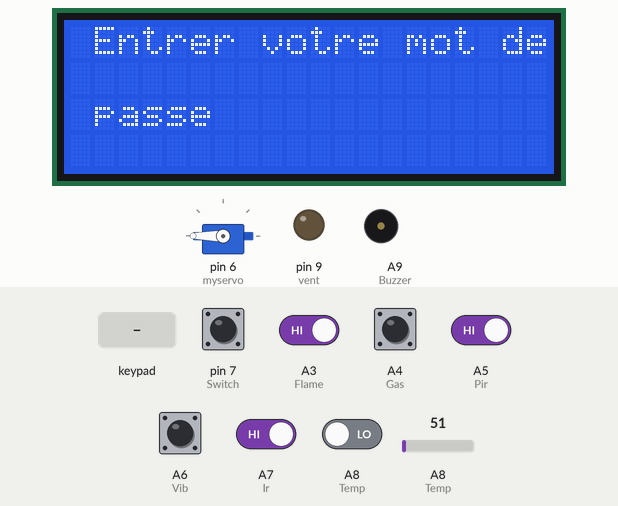
This sketch was run on a simulated Arduino Mega 2560, built with avr-gcc and run on an emulated ATmega2560. Parts: 20×4 character LCD, servo, output pins drawn as LEDs (lit = HIGH), buzzer (waves = sounding, pin HIGH). Inputs (shaded band) come from the test bench; at power-on: A3 (Flame), A4 (Gas), A5 (Pir), A6 (Vib), A7 (Ir), pin 7 (Switch) HIGH, A8 (Temp) LOW, A8 (Temp) = 51. Pins used as bus, display or sensor lines are not drawn; what the sketch prints to the serial monitor is not drawn.

Above: at 1.9 s.
2.0 s: keypad keys 1 2 3 4 # pressed 0.4 s apart
At 4.01 s:
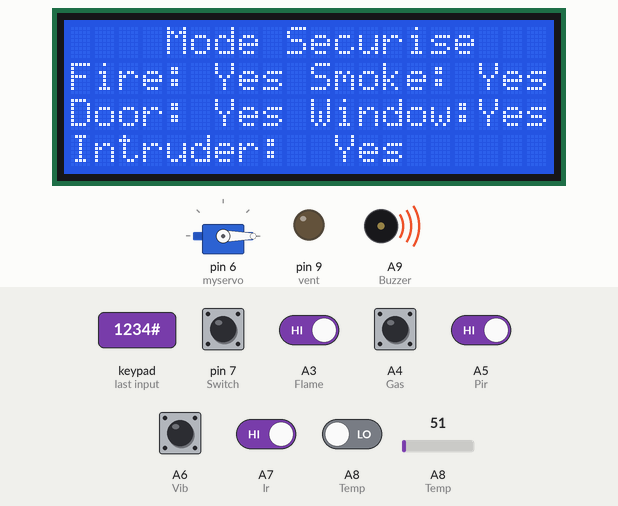
5.6 s: key '*' pressed
At 6.2 s:
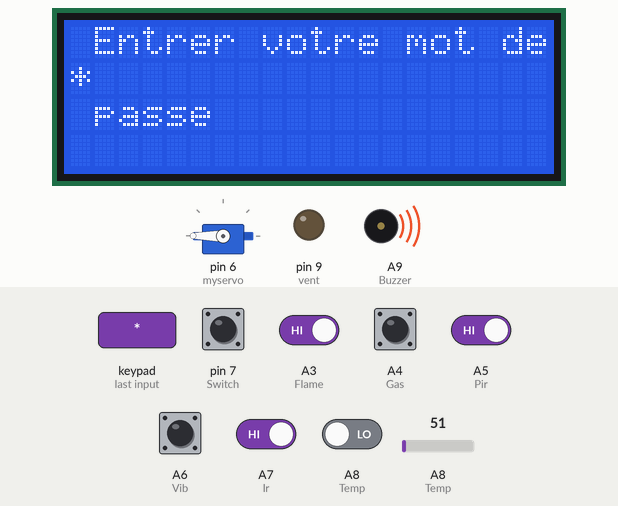
7.1 s: keypad keys 2 3 4 # pressed 0.4 s apart
At 7.73 s:
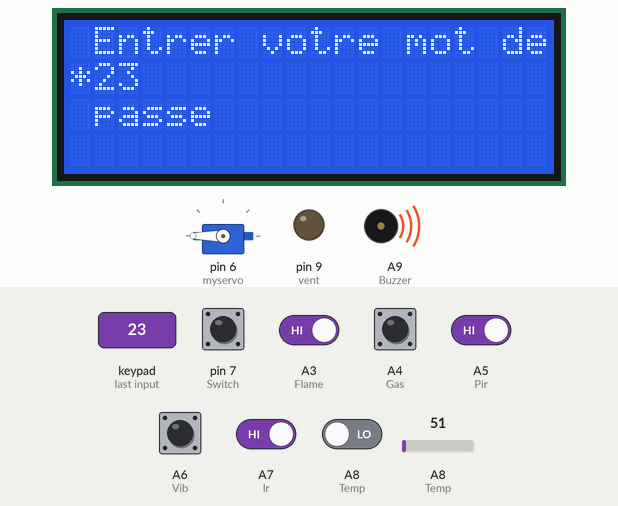
10.2 s: key '#' pressed
At 11.3 s:
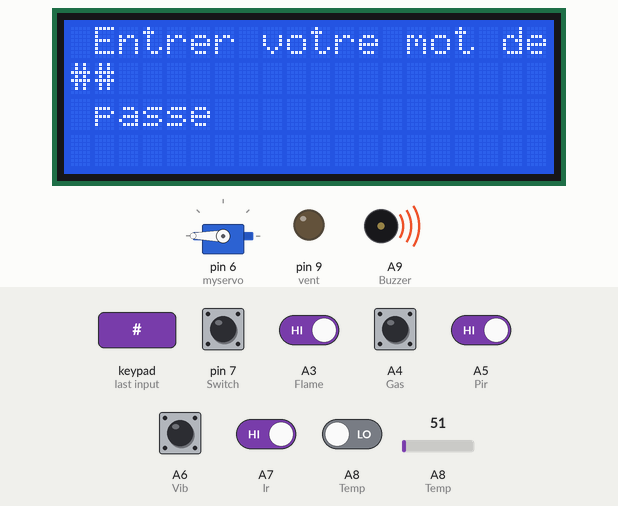
11.7 s: key '*' pressed
13.2 s: key '1' pressed
At 13.9 s:
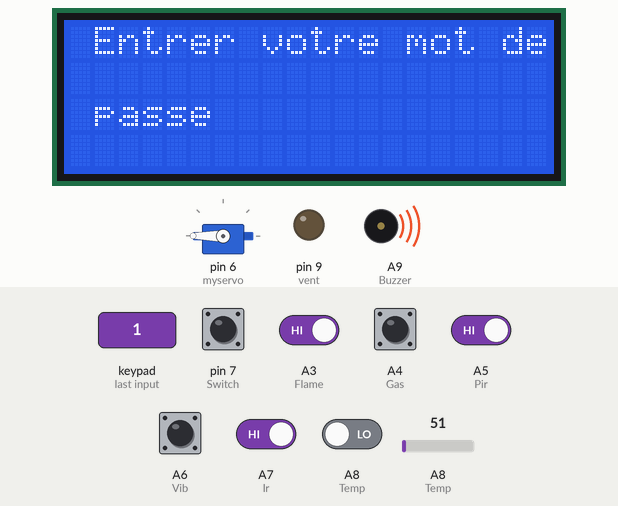
Timing chart, 0 to 15.7 s (numbered marks = the images above; inputs shaded):
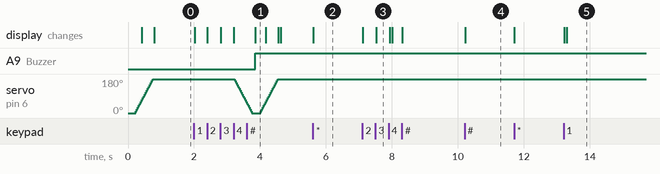

Measured:
- after the input at 2.0 s, A9 (Buzzer): LOW → HIGH after 1.9 s; the display: first changes at once (image 1 shows a later state)
- after the input at 5.6 s, the display: changes at once (image 2)
- after the input at 7.1 s, the display: first changes at once (image 3 shows a later state)
- after the input at 10.2 s, the display: changes at once (image 4)
- after the input at 13.2 s, the display: first changes at once (image 5 shows a later state)

The sketch:

micropro2.ino
```cpp
#include <Servo.h>
Servo myservo;
#include <Wire.h>
#include <Keypad.h>
#include <LiquidCrystal_I2C.h>
LiquidCrystal_I2C lcd(0x27, 20, 4);
#define Flame A3
#define Gas A4
#define Pir A5
#define Vib A6
#define Ir A7
#define Temp A8
#define vent 9
#define Buzzer A9
#define Switch 7
boolean Fire, Smoke, Intruder, Window, Door, Temperature;
boolean Mode = false;
#define Password_Lenght 5 // offre assez de place pour 6 charactère + le null
int pos = 0;    // variable pour enregistré la position du moteur
char Data[Password_Lenght];
char Master[Password_Lenght] = "1234";
byte data_count = 0, master_count = 0;
bool Pass_is_good;
char customKey;
const byte ROWS = 4;
const byte COLS = 3;
char keys[ROWS][COLS] = {
  {'1', '2', '3'},
  {'4', '5', '6'},
  {'7', '8', '9'},
  {'*', '0', '#'}
};
bool door_state = true;
byte rowPins[ROWS] = {A2, A1, A0, 8}; //connect to the row pinouts of the keypad
byte colPins[COLS] = {2, 3, 4}; //connect to the column pinouts of the keypad
Keypad customKeypad( makeKeymap(keys), rowPins, colPins, ROWS, COLS); //initialize an instance of class NewKeypad

bool aAfficherMoteur = false;
unsigned char oldTemp = 0;
 float x;

#define PIN_MUX_C 10
#define PIN_MUX_B 11
#define PIN_MUX_A 12
//////////////////////////////////////////////////////////////////////////////////SETUP////////////////
void setup()
{
  Serial.begin(9600);
  pinMode(Flame, INPUT_PULLUP);
  pinMode(Gas, INPUT_PULLUP);
  pinMode(Pir, INPUT_PULLUP);
  pinMode(Vib, INPUT_PULLUP);
  pinMode(Ir, INPUT_PULLUP);
  pinMode(Switch, INPUT_PULLUP);
  pinMode(Temp, INPUT);
  pinMode(vent, OUTPUT);
  pinMode(Buzzer, OUTPUT);
  lcd.init();
  lcd.backlight();
  pinMode(Buzzer, OUTPUT);
  lcd.setCursor(0, 1);
  lcd.print("SYSTEME DE SECURITE");
  lcd.setCursor(0, 2);
  lcd.print(" INTELLIGENTE ");
  lcd.setCursor(6, 3);
  lcd.print("ARDUINO MEGA");
  delay(100);
  lcd.clear();
  myservo.attach(6);
  ServoClose();

  setOut(PIN_MUX_C);
  setOut(PIN_MUX_B);
  setOut(PIN_MUX_A);
  desactive(PIN_MUX_A);
  desactive(PIN_MUX_B);
  desactive(PIN_MUX_C);
}
/////////////////////////////////////LOOP/////////////////////////////////////////////LOOP////////////////
void loop()
{
  gererMUX();
  if (door_state == 0)
  {
    x = analogRead(Temp);
    gererVentilateur();
    Fire = digitalRead(Flame);
    Smoke = digitalRead(Gas);
    Intruder = digitalRead(Pir);
    Window = digitalRead(Vib);
    Door = digitalRead(Ir);
    Mode = digitalRead(Switch);
    Temperature = digitalRead(Temp);
    SensorDisplay();
    SensorValues();
    if (Mode == false) // Mode normal
    {
      lcd.setCursor(4, 0);
      lcd.print("Mode Normal");
      if ((Fire == HIGH) || (Smoke == HIGH))
      {
        digitalWrite(Buzzer, HIGH);
      }
      else {
        digitalWrite(Buzzer, LOW);
      }

    } else // Mode securiser
    {
      lcd.setCursor(4, 0);

      lcd.print("Mode Securise");
      if ((Fire == HIGH) || (Smoke == HIGH) || (Intruder == HIGH) || (Window == HIGH) || (Door == HIGH))
      {
        digitalWrite(Buzzer, HIGH);
      }
      else {
        digitalWrite(Buzzer, LOW);
      }
    }


    customKey = customKeypad.getKey();
    if (customKey == '#')
    {
      lcd.clear();
      ServoClose();
      lcd.print("Porte fermer");
      delay(50);
      door_state = 1;
    }

  }
  else Open();

}


void Open() {
  lcd.setCursor(0, 0);
  lcd.print(" Entrer votre mot de passe");
  customKey = customKeypad.getKey();

  if (customKey) // vérifie si le chiffre à été cliqué
  {
    Data[data_count] = customKey;
    lcd.setCursor(data_count, 1); // deplace le curseur
    lcd.print(Data[data_count]);
    data_count++;
  }

  if (data_count == Password_Lenght - 1)
  {
    if (!strcmp(Data, Master))
    {
      lcd.clear();
      ServoOpen();
      lcd.print("la porte c'est ouverte");
      lcd.clear();
      door_state = 0;
    }

    else {
      lcd.clear();

      lcd.print(" Mdp erroner");

      delay(50);

      door_state = 1;

    }
    clearData();
  }

}


void clearData()
{
  while (data_count != 0)
  {
    Data[data_count--] = 0;
  }
  return;

}

void ServoOpen()
{

  for (pos = 180; pos >= 0; pos -= 5)
  { // va de 0 à 180°
    myservo.write(pos);              // dit au moteur d'aller à la position 'pos'
    delay(15);                       // patiente 15ms pour que le moteur arrive à la position
  }
}

void ServoClose()
{
  for (pos = 0; pos <= 180; pos += 5)
  {
    myservo.write(pos);
    delay(15);
  }
}


void SensorDisplay()
{
  lcd.setCursor(0, 1);
  lcd.print("Fire:");
  lcd.setCursor(10, 1);
  lcd.print("Smoke:");
  lcd.setCursor(0, 2);
  lcd.print("Door:");
  lcd.setCursor(10, 2);
  lcd.print("Window:");
  lcd.setCursor(0, 3);
  lcd.print("Intruder:");
}

void SensorValues()
{
  if (Fire == true)
  {
    lcd.setCursor(6, 1);
    lcd.print("Yes");
  }
  else
  {
    lcd.setCursor(6, 1);
    lcd.print("No ");
  }
  if (Smoke == true)
  {
    lcd.setCursor(17, 1);
    lcd.print("Yes");
  }
  else
  {
    lcd.setCursor(17, 1);
    lcd.print("No ");
  }
  if (Intruder == true)
  {
    lcd.setCursor(11, 3);
    lcd.print("Yes");
  }
  else
  {
    lcd.setCursor(11, 3);
    lcd.print("No ");
  }
  if (Window == true)
  {
    lcd.setCursor(17, 2);
    lcd.print("Yes");
  }
  else
  {
    lcd.setCursor(17, 2);
    lcd.print("No ");
  }
  if (Door == true)
  {
    lcd.setCursor(6, 2);
    lcd.print("Yes");
  }
  else
  {
    lcd.setCursor(6, 2);
    lcd.print("No ");
  }
}

//////////////////////////////////////////////////////////////////////////////////


void gererVentilateur(){
  String percent = "0%";
  x = (x*5)/1023;
  x = (int)(x*100);

   if(x<26)
  {
    analogWrite(vent,0);
    //Serial.println("Fan OFF");
  }
  if(x==26)
  {
    analogWrite(vent, 51);
    percent ="20%";
  }
  else if(x==27)
  {
   analogWrite(vent, 102);
   percent ="40%";
  }
  else if(x==28)
  {
   analogWrite(vent, 153);
   percent ="60%";
  }
    else if(x==29)
  {
   analogWrite(vent, 204);
   percent ="80%";
  }
      else if(x>=30)
  {
   analogWrite(vent, 255);
   percent ="100%";
  }

  if(!aAfficherMoteur && x!=oldTemp) {
    Serial.println(x);
    if (x<26)Serial.println("Fan OFF");
    else Serial.println("Fan Speed: "+percent);
    aAfficherMoteur=true;
    oldTemp = x;
  }else aAfficherMoteur=false;
}
/////////////////////////////////////////////////////////MUX////////////////
//passer un pin en mode sortie
void setOut(char pin){
  pinMode(pin,OUTPUT);
}

//passer un pin en mode entree
void setIN(char pin){
  pinMode(pin,INPUT);
}

//active
void active(int pin){
  digitalWrite(pin,HIGH);
}
//desactive
void desactive(int pin){
  digitalWrite(pin,LOW);
}

void MUX_A_OFF(){desactive(PIN_MUX_A);}
void MUX_A_ON(){active(PIN_MUX_A);}

void MUX_B_OFF(){desactive(PIN_MUX_B);}
void MUX_B_ON(){active(PIN_MUX_B);}

void MUX_C_OFF(){desactive(PIN_MUX_C);}
void MUX_C_ON(){active(PIN_MUX_C);}

void setMUX(int etatC,int etatB,int etatA){
  if (etatA == LOW) desactive(PIN_MUX_A);
  else active(PIN_MUX_A);
  if (etatB == LOW) desactive(PIN_MUX_B);
  else active(PIN_MUX_B);
  if (etatC == LOW) desactive(PIN_MUX_C);
  else active(PIN_MUX_C);
}

//allume le pin N du multiplexeur
void MUX_0(){
  setMUX(0,0,0);
}
void MUX_1(){
  setMUX(0,0,1);
}
void MUX_2(){
  setMUX(0,1,0);
}
void MUX_3(){
  setMUX(0,1,1);
}
void MUX_4(){
  setMUX(1,0,0);
}
void MUX_5(){
  setMUX(1,0,1);
}
void MUX_6(){
  setMUX(1,1,0);
}
void MUX_7(){
  setMUX(1,1,1);
}

void gererMUX(){
  //etat des charge aux bornes du multiplexeur
  //
  if(Fire) MUX_3(); else MUX_0();
  // de
  if(Smoke) MUX_4(); else MUX_0();
   if(Intruder) MUX_5(); else MUX_0();
   if(Window) MUX_6(); else MUX_0();
   if(Door) MUX_7(); else MUX_0();
  //Serial.println("------------ok2");
}
```
